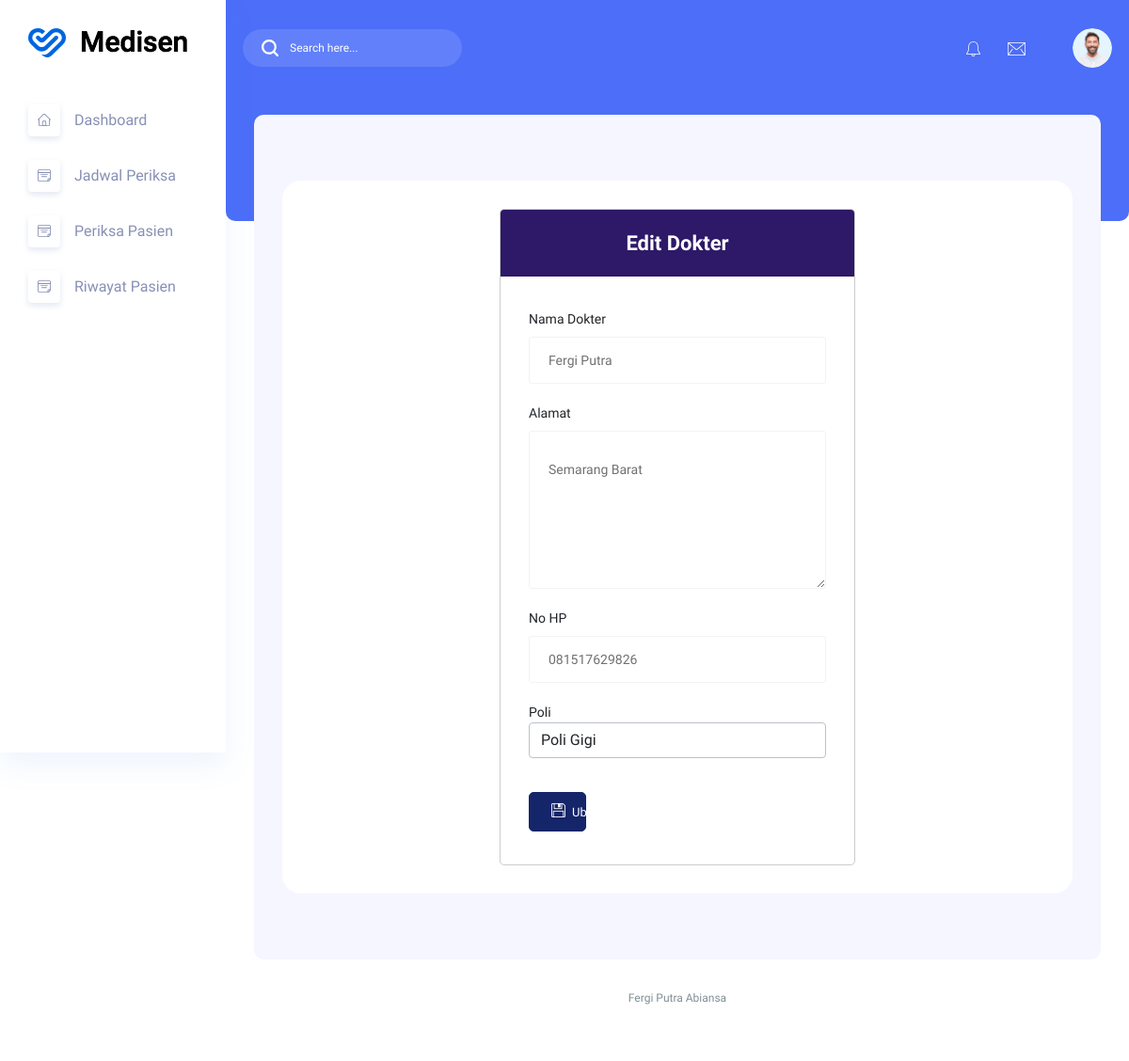
/admin/edit_dokter.php?id=2 (signed in), run on the app's committed database.
### tables this page shows
CREATE TABLE `dokter` (
  `id` int(11) UNSIGNED NOT NULL,
  `nama` varchar(255) NOT NULL,
  `password` varchar(255) DEFAULT NULL,
  `alamat` varchar(255) NOT NULL,
  `no_hp` varchar(50) NOT NULL,
  `id_poli` int(11) UNSIGNED NOT NULL
);

CREATE TABLE `poli` (
  `id` int(11) UNSIGNED NOT NULL,
  `nama_poli` varchar(25) NOT NULL,
  `keterangan` text NOT NULL
);

### admin/edit_dokter.php (the view, shortened to what this page needs)
<?php
include '../koneksi.php';
if (isset($_GET['id'])) {
    $id = $_GET['id'];
    $query = mysqli_query($mysqli, "SELECT * FROM dokter WHERE id = '$id'");
    $dokter = mysqli_fetch_array($query);
}
?>
<!DOCTYPE html>
<html lang="zxx">
<head>
    <link rel="stylesheet" href="../assets/css/bootstrap1.min.css" />
    <link rel="stylesheet" href="../assets/vendors/themefy_icon/themify-icons.css" />
    <link rel="stylesheet" href="../assets/vendors/font_awesome/css/all.min.css" />
    <link rel="stylesheet" href="../assets/vendors/scroll/scrollable.css" />
    <link rel="stylesheet" href="../assets/css/metisMenu.css">
    <link rel="stylesheet" href="../assets/css/style1.css" />
    <link rel="stylesheet" href="../assets/css/colors/default.css" id="colorSkinCSS">
</head>
<body class="crm_body_bg">
    <?php include '../components/sidebar.php'; ?>
    <section class="main_content dashboard_part large_header_bg">
        <?php include '../components/navbar.php'; ?>
        <div class="main_content_iner ">
            <div class="container-fluid p-0">
                <div class="row justify-content-center">
                    <div class="col-12">
                    </div>
                    <div class="col-lg-12">
                        <div class="white_box mb_30">
                            <div class="row justify-content-center">
                                <div class="col-lg-6">
                                    <div class="modal-content cs_modal">
                                        <div class="modal-header justify-content-center theme_bg_1">
                                            <h5 class="modal-title text_white">Edit Dokter</h5>
                                        </div>
                                        <div class="modal-body">
                                            <form action="proses_edit_dokter.php" method="post">
                                                <div class="form-group mb-3">
                                                    <label for="nama" class="form-label">Nama Dokter</label>
                                                    <input type="text" class="form-control" id="nama" name="nama" value="<?php echo $dokter['nama'] ?>" required>
                                                </div>
                                                <div class="form-group mb-3">
                                                    <label for="alamat" class="form-label">Alamat</label>
                                                    <textarea class="form-control" id="alamat" name="alamat" rows="3" required><?php echo $dokter['alamat'] ?></textarea>
                                                </div>
                                                <div class="form-group mb-3">
                                                    <label for="no_hp" class="form-label">No HP</label>
                                                    <input type="number" class="form-control" id="no_hp" name="no_hp" value="<?php echo $dokter['no_hp'] ?>" required>
                                                </div>
                                                <div class="form-group mb-3">
                                                    <label for="poli">Poli</label>
                                                    <select class="form-control" id="poli" name="poli">
                                                        <?php
                                                        $query = "SELECT * FROM poli";
                                                        $result = mysqli_query($mysqli, $query);
                                                        while ($poli = mysqli_fetch_assoc($result)) {
                                                        ?>
                                                            <option value="<?php echo $poli['id'] ?>" <?php if ($poli['id'] == $dokter['id_poli']) echo 'selected'; ?>>
                                                                <?php echo $poli['nama_poli'] ?>
                                                            </option>
                                                        <?php } ?>
                                                    </select>
                                                </div>
                                                <div class="row">
                                                    <div class="col-md-3">
                                                        <button type="submit" class="btn btn_1 btn-block"><i class="ti-save"></i>Ubah</button>
                                                    </div>
                                                </div>
                                            </form>
                                        </div>
                                    </div>
                                </div>
                            </div>
                        </div>
                    </div>
                </div>
            </div>
        </div>
        <div class="footer_part">
            <div class="container-fluid">
                <div class="row">
                    <div class="col-lg-12">
                        <div class="footer_iner text-center">
                            <p> Fergi Putra Abiansa </p>
                        </div>
                    </div>
                </div>
            </div>
        </div>
    </section>
</body>
</html>

### data on the page
dokter: nama "Fergi Putra", alamat "Semarang Barat", no_hp "081517629826", poli "Poli Gigi"
